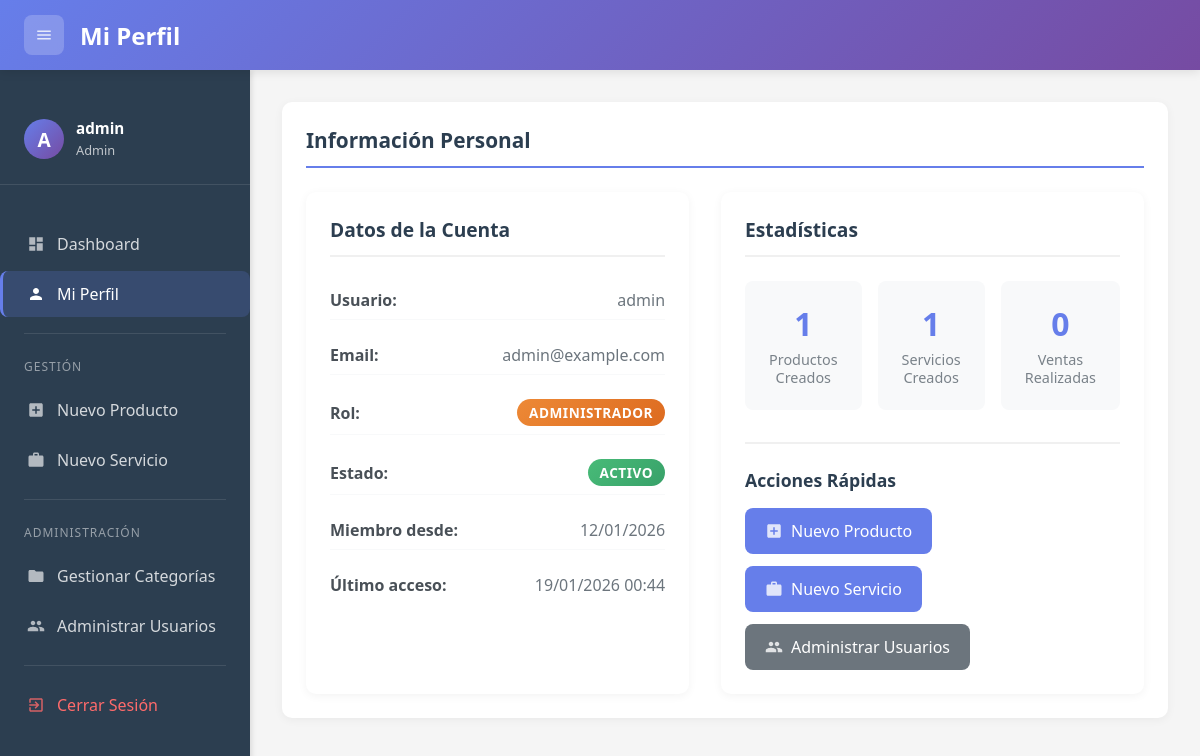
Before: /perfil (signed in) with the older database file.
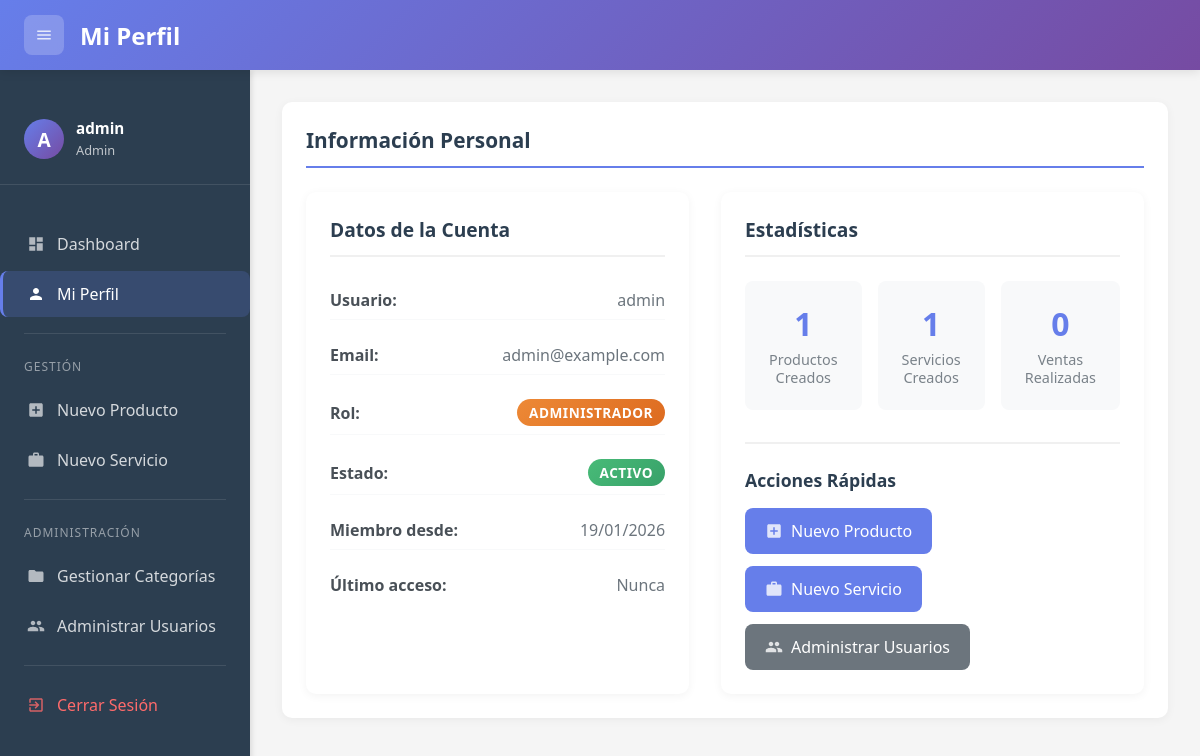
After: the same page with the newer database file.
### models.py (models this page shows, shortened)
class User(db.Model, UserMixin):
    id = db.Column(db.Integer, primary_key=True)
    username = db.Column(db.String(80), unique=True, nullable=False)
    password_hash = db.Column(db.String(200), nullable=False)
    email = db.Column(db.String(120), unique=True, nullable=True)
    role = db.Column(db.String(20), default='usuario')  # 'admin' o 'usuario'
    is_active = db.Column(db.Boolean, default=True)
    created_at = db.Column(db.DateTime, default=datetime.now)
    last_login = db.Column(db.DateTime, nullable=True)
    def is_admin(self):
        return self.role == 'admin'

### app.py (the view)
@app.route('/perfil')
@login_required
def perfil():
    productos_creados = Producto.query.filter_by(created_by=current_user.id).count()
    servicios_creados = Servicio.query.filter_by(created_by=current_user.id).count()
    ventas_realizadas = Venta.query.filter_by(vendedor_id=current_user.id).count()
    return render_template('perfil.html',
                         page_title='Mi Perfil',
                         productos_creados=productos_creados,
                         servicios_creados=servicios_creados,
                         ventas_realizadas=ventas_realizadas)

### app.py (called while the page is built)
@login_manager.user_loader
def load_user(user_id):
    return User.query.get(int(user_id))

@app.context_processor
def inject_user_data():
    if current_user.is_authenticated:
        return {
            'es_admin': current_user.is_admin(),
            'current_user': current_user
        }
    return {}

### templates/perfil.html (shortened to what the changed rows need)
{% extends "base.html" %}
{% block page_title %}Mi Perfil{% endblock %}
{% block content %}
<div class="section">
    <h2 class="section-title">Información Personal</h2>
    <div class="profile-grid">
        <div class="profile-card">
            <div class="profile-info">
                <div class="info-item">
                    <span class="info-label">Usuario:</span>
                    <span class="info-value">{{ current_user.username }}</span>
                </div>
                <div class="info-item">
                    <span class="info-label">Email:</span>
                    <span class="info-value">{{ current_user.email }}</span>
                </div>
                <div class="info-item">
                    <span class="info-label">Miembro desde:</span>
                    <span class="info-value">{{ current_user.created_at.strftime('%d/%m/%Y') }}</span>
                </div>
                <div class="info-item">
                    <span class="info-label">Último acceso:</span>
                    <span class="info-value">
                        {% if current_user.last_login %}
                            {{ current_user.last_login.strftime('%d/%m/%Y %H:%M') }}
                        {% else %}
                            Nunca
                        {% endif %}
                    </span>
                </div>
            </div>
        </div>
    </div>
</div>
{% endblock %}

### templates/base.html (shortened to what the changed rows need)
<!DOCTYPE html>
<html lang="es">
<head>
</head>
<body>
    <header class="header">
        <div class="header-left">
            <h1 class="header-title">{% block page_title %}Dashboard{% endblock %}</h1>
        </div>
    </header>
    <div class="main-container">
        <nav class="sidebar" id="sidebar">
            <div class="sidebar-header">
                <div class="sidebar-user">
                    <div class="sidebar-user-avatar">
                        {{ current_user.username[0]|upper if current_user.username else 'U' }}
                    </div>
                    <div class="sidebar-user-info">
                        <h4>{{ current_user.username|default('Usuario') }}</h4>
                        <small>{{ current_user.role|default('Usuario')|title }}</small>
                    </div>
                </div>
            </div>
        </nav>
        <main class="content-wrapper" id="contentWrapper">
            {% block content %}{% endblock %}
        </main>
    </div>
</body>
</html>

Changed rows visible on the page:
changed User "admin": created_at "12/01/2026" → "19/01/2026"; last_login "19/01/2026 00:44" → (not shown)
Other visible differences:
text now shown: "Nunca"
